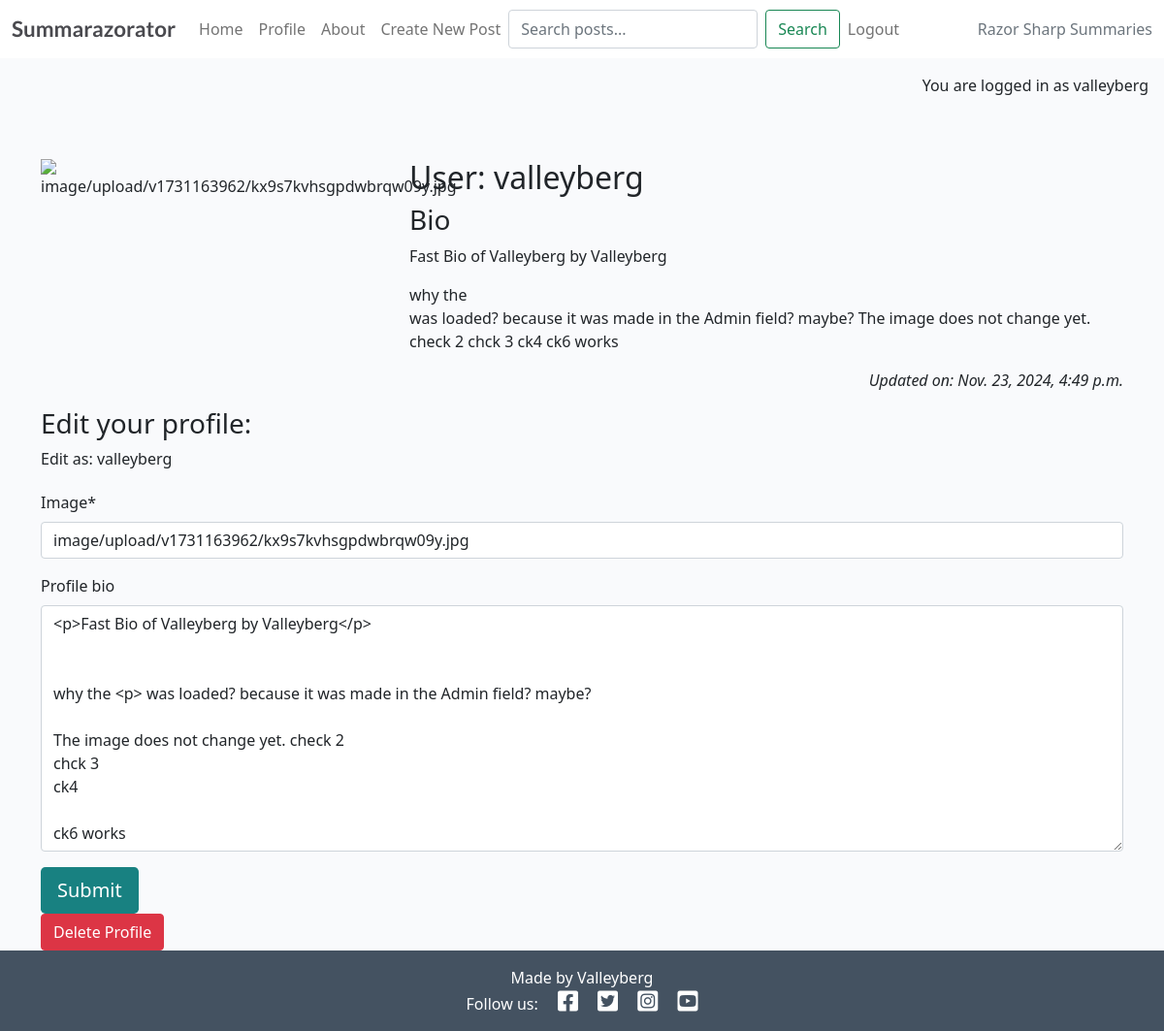
The page /profiler/edit/1/ (signed in) on the database as committed earlier.
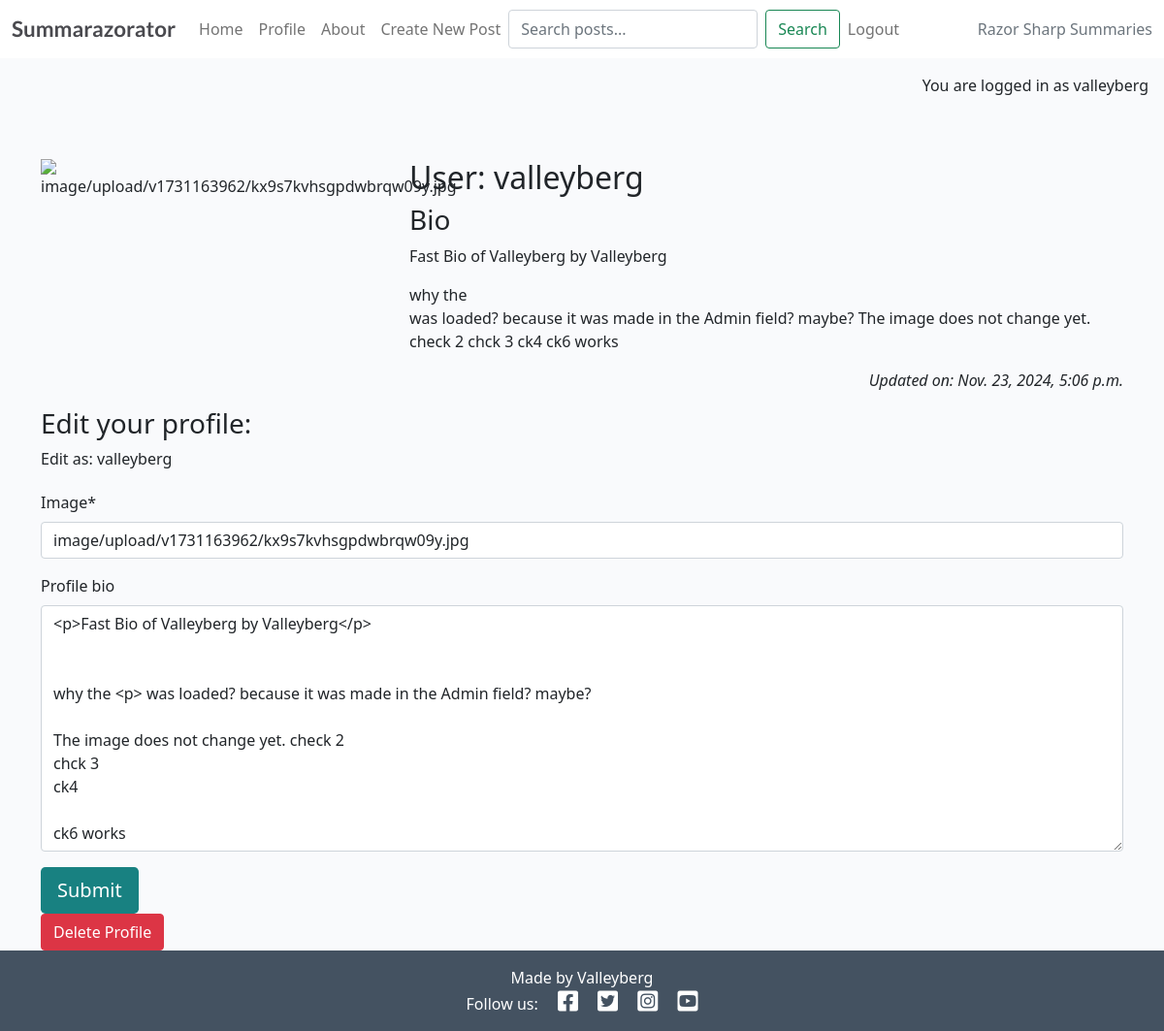
The same page on the database as committed later.
### profiler/models.py (models this page shows, shortened)
class Profiler(models.Model):
    profile_user = models.OneToOneField(
        User,
        on_delete=models.CASCADE,
        related_name="profiler"
    )
    profile_image = CloudinaryField(
        'image',
        default='placeholder'
    )
    profile_bio = models.TextField(
        blank=True,
        max_length=500
    )
    profile_created_on = models.DateTimeField(auto_now_add=True)
    profile_updated_on = models.DateTimeField(auto_now=True)
    profile_last_posts = models.ManyToManyField(
        Post,
        blank=True,
        related_name="profile_posts"
    )
    profile_last_comments = models.ManyToManyField(
        Comment,
        blank=True,
        related_name="profile_comments"
    )

### profiler/views.py (the view)
# urls.py: path('edit/<int:profiler_id>/', views.profiler_edit, name='profiler_edit'),
@login_required
def profiler_edit(request, profiler_id):
    profiler = get_object_or_404(
        Profiler,
        id=profiler_id,
        profile_user=request.user
    )
    if request.method == "POST":
        profiler_form = ProfilerForm(
            request.POST,
            request.FILES,
            instance=profiler
        )
        if profiler_form.is_valid():
            profiler_form.save()
            messages.success(request, 'Profile Updated!')
            return HttpResponseRedirect(reverse("profiler"))
        messages.error(request, 'Error updating profile!')
    else:
        profiler_form = ProfilerForm(instance=profiler)
    return render(
        request,
        "profiler/profiler_editor.html",
        {
            'profiler_form': profiler_form,
            'profiler': profiler
        },
    )

### profiler/forms.py
class ProfilerForm(forms.ModelForm):
    class Meta:
        model = Profiler
        fields = ('profile_image', 'profile_bio')

### profiler/templates/profiler/profiler_editor.html (shortened to what this page needs)
{% extends 'base.html' %}
{% block content %}
{% load static %}
{% load crispy_forms_tags %}
<div class="container mt-5">
    <div class="row">
        <div class="col-4 text-center">
            {% if profiler.profile_image %}
            <img src="{{ profiler.profile_image.url }}" class="scale" alt="{{ profiler.profile_image }}">
            {% else %}
            <img src="{% static 'images/nobody.jpg' %}" class="scale" alt="placeholder image">
            {% endif %}
        </div>
        <div class="col-8" id="profiler-data">
            <h2>User: {{ profiler.profile_user | safe }}</h2>
            <h3>Bio</h3>
            {{ profiler.profile_bio | safe }}
        </div>
    </div>
    <div class="row">
        <div class="col text-right">
            <p class="text-end"><em>Updated on: {{ profiler.profile_updated_on }}</em></p>
        </div>
    </div>
    {% if user.is_authenticated %}
    <h3>Edit your profile:</h3>
    <p>Edit as: {{ user.username }}</p>
    <form id="profilerForm" method="post" style="margin-top: 1.3em;" enctype="multipart/form-data">
        {{ profiler_form | crispy }}
        <button id="submitButton" type="submit" class="btn btn-signup btn-lg">Submit</button>
    </form>
    {% else %}
    <p>Log in to edit your profile.</p>
    {% endif %}
    {% if user == profiler.profile_user %}
    <a href="{% url 'profiler_delete' profiler.pk %}" class="btn btn-danger">Delete Profile</a>
    {% endif %}
</div>
{% endblock content %}

Rows that differ between the two databases and show on the page:
changed Profiler "image/upload/v1731163962/kx9s7kvhsgpdwbrqw09y.jpg": profile_updated_on "Nov. 23, 2024, 4:49 p.m." → "Nov. 23, 2024, 5:06 p.m."
